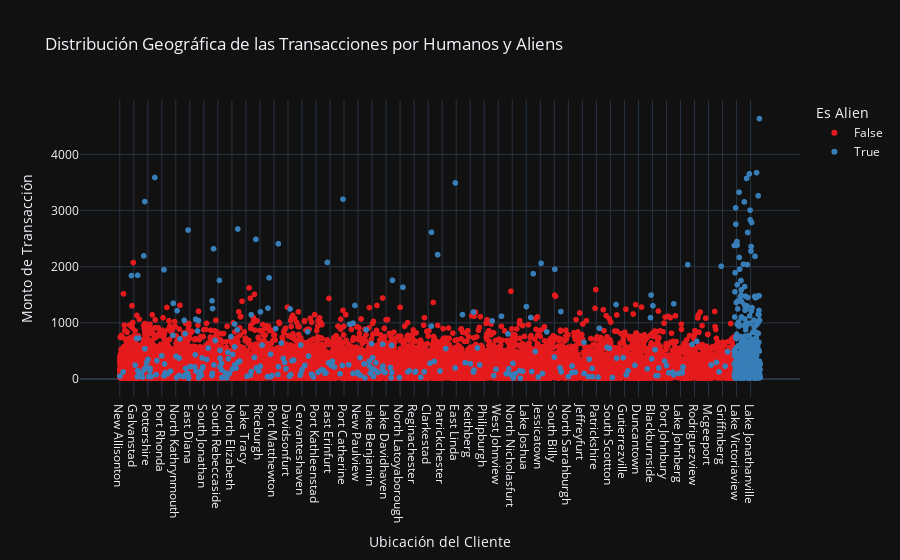

Notebook code for this chart:
### Markdown cell above
**Interpretación del Gráfico: Productos Más Vendidos por Canal de Venta**

- **Ropa**: Principalmente comprada con tarjeta de crédito, seguida de tarjeta de débito.
- **Electrónicos**: Preferidos con tarjeta de débito o PayPal.
- **Salud y Belleza**: Comprados con tarjeta de débito o transferencia bancaria.
- **Casa y Jardín**: Predominantemente adquiridos con tarjeta de débito, con una diferencia significativa.
- **Juguetes y Juegos**: Mayormente comprados con transferencia bancaria o PayPal.

### Code cell
px.scatter(
    df_pandas,
    x='Customer Location',
    y='Transaction Amount',
    color='Is An Alien',
    title='Distribución Geográfica de las Transacciones por Humanos y Aliens',
    labels={'Customer Location': 'Ubicación del Cliente', 'Transaction Amount': 'Monto de Transacción', 'Is An Alien': 'Es Alien'},
    color_discrete_sequence=px.colors.qualitative.Set1,
    template='plotly_dark'
)

### Figure 1 — Plotly figure (JSON) as saved in the notebook; plotly's stock layout.template omitted (floating-point values rounded to 4 significant figures; data arrays with more than 128 entries replaced by an {"elided": "..."} marker saying what was removed)
{"data": [{"hovertemplate": "Es Alien=False<br>Ubicación del Cliente=%{x}<br>Monto de Transacción=%{y}<extra></extra>", "legendgroup": "False", "marker": {"color": "rgb(228,26,28)", "symbol": "circle"}, "mode": "markers", "name": "False", "showlegend": true, "type": "scattergl", "x": {"elided": "12700 str values"}, "xaxis": "x", "y": {"elided": "12700 float values"}, "yaxis": "y"}, {"hovertemplate": "Es Alien=True<br>Ubicación del Cliente=%{x}<br>Monto de Transacción=%{y}<extra></extra>", "legendgroup": "True", "marker": {"color": "rgb(55,126,184)", "symbol": "circle"}, "mode": "markers", "name": "True", "showlegend": true, "type": "scattergl", "x": {"elided": "688 str values"}, "xaxis": "x", "y": {"elided": "688 float values"}, "yaxis": "y"}], "layout": {"legend": {"title": {"text": "Es Alien"}, "tracegroupgap": 0}, "title": {"text": "Distribución Geográfica de las Transacciones por Humanos y Aliens"}, "xaxis": {"anchor": "y", "domain": [0, 1], "title": {"text": "Ubicación del Cliente"}}, "yaxis": {"anchor": "x", "domain": [0, 1], "title": {"text": "Monto de Transacción"}}}}
